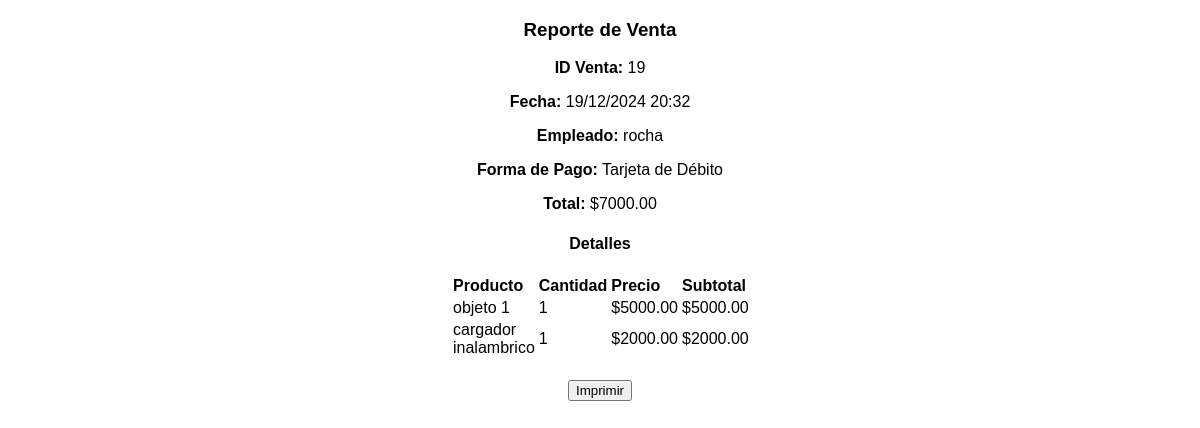
/cashier/reporte-venta/19/ (signed in), run on an earlier commit of the app's database.
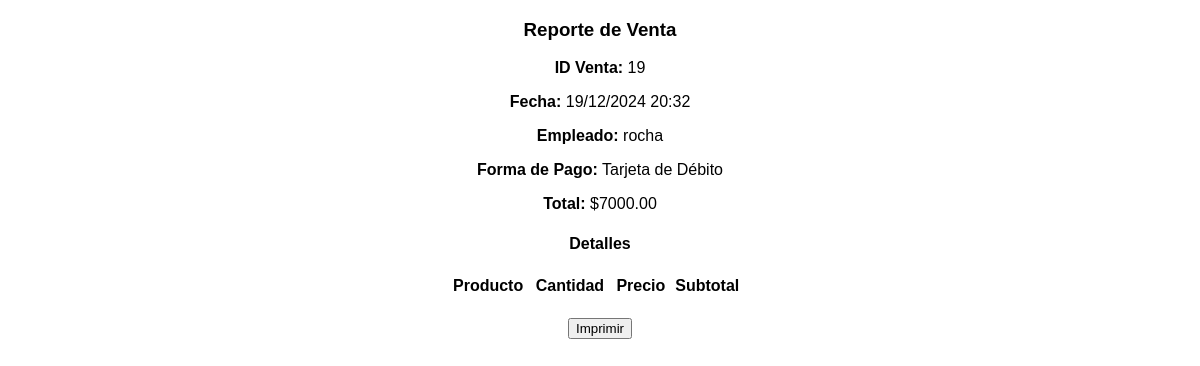
And on a later commit of the database.
### cashier/models.py (models this page shows)
class VentaDetalle(models.Model):
    venta = models.ForeignKey(Venta, related_name='detalles', on_delete=models.CASCADE)
    producto = models.ForeignKey(Product, on_delete=models.CASCADE, related_name='ventadetalles_cashier')
    cantidad = models.PositiveIntegerField()
    precio_unitario = models.DecimalField(max_digits=10, decimal_places=2)
    @property
    def subtotal(self):
        return self.cantidad * self.precio_unitario

### products/models.py (models this page shows, shortened)
class Product(models.Model):
    producto_id = models.CharField(max_length=20, unique=True, default="default_id")  # ID único del producto
    nombre = models.CharField(max_length=255)  # Nombre del producto
    codigo_barras = models.CharField(max_length=50, unique=True, null=True, blank=True)  # Código de barras
    descripcion = models.TextField(null=True, blank=True)  # Descripción del producto
    precio_compra = models.DecimalField(max_digits=10, decimal_places=2, null=True, blank=True)  # Precio de compra
    precio_venta = models.DecimalField(max_digits=10, decimal_places=2)  # Precio de venta
    cantidad = models.IntegerField(default=0)  # Cantidad
    stock = models.IntegerField(default=0)  # Stock del producto

### cashier/views.py (the view)
# urls.py: path('reporte-venta/<int:venta_id>/', reporte_venta, name='reporte_venta'),
@login_required
def reporte_venta(request, venta_id):
    venta = get_object_or_404(Venta, id=venta_id)
    detalles = venta.detalles.all()
    return render(request, 'cashier/reporte_venta.html', {
        'venta': venta,
        'detalles': detalles,
    })

### cashier/templates/cashier/reporte_venta.html (shortened to what this page needs)
<!DOCTYPE html>
<html lang="es">
<head>
</head>
<body>
    <div class="reporte">
        <h3>Reporte de Venta</h3>
        <p><strong>ID Venta:</strong> {{ venta.id }}</p>
        <p><strong>Fecha:</strong> {{ venta.fecha|date:"d/m/Y H:i" }}</p>
        <p><strong>Empleado:</strong> {{ venta.empleado.username }}</p>
        <p><strong>Forma de Pago:</strong> {{ venta.get_forma_pago_display }}</p>
        <p><strong>Total:</strong> ${{ venta.total|floatformat:2 }}</p>
        <h4>Detalles</h4>
        <table style="width: 100%; text-align: left;">
            <thead>
                <tr>
                    <th>Producto</th>
                    <th>Cantidad</th>
                    <th>Precio</th>
                    <th>Subtotal</th>
                </tr>
            </thead>
            <tbody>
                {% for detalle in detalles %}
                <tr>
                    <td>{{ detalle.producto.nombre }}</td>
                    <td>{{ detalle.cantidad }}</td>
                    <td>${{ detalle.precio_unitario|floatformat:2 }}</td>
                    <td>${{ detalle.subtotal|floatformat:2 }}</td>
                </tr>
                {% endfor %}
            </tbody>
        </table>
        <button class="btn-imprimir" onclick="window.print()">Imprimir</button>
    </div>
</body>
</html>

What changed in the data, as far as the page shows it:
removed VentaDetalle: producto.nombre "objeto 1", cantidad "1", precio_unitario "5000.00", subtotal "5000.00"
removed VentaDetalle: producto.nombre "cargador inalambrico", cantidad "1", precio_unitario "2000.00", subtotal "2000.00"
